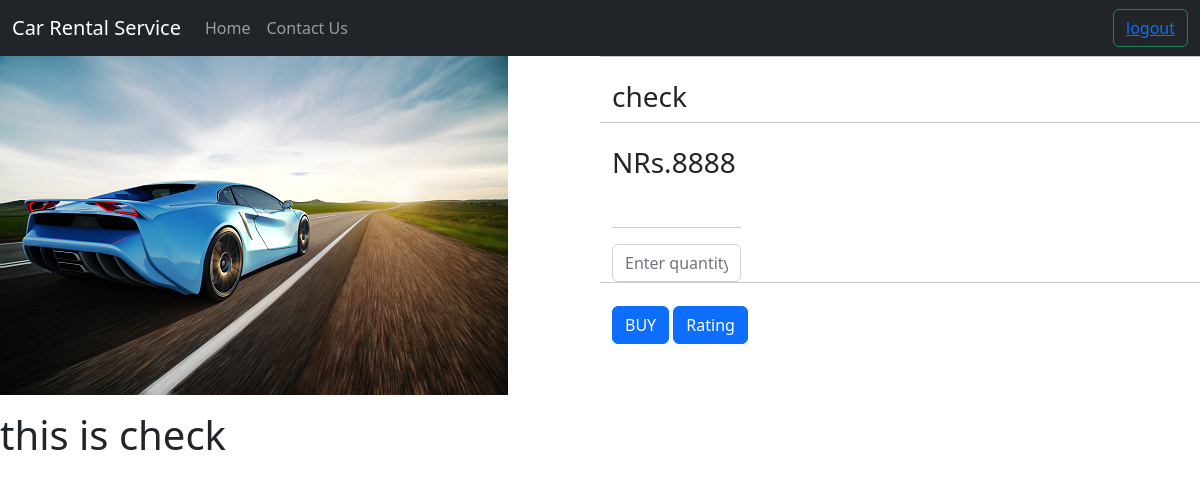
Screenshot of /view/1 with the database file from the repository.
### rentapp/models.py (models this page shows, shortened)
class car(models.Model):
    name = models.CharField(max_length=70)
    price = models.IntegerField(default=0)
    description = models.CharField(max_length= 300)
    quantity = models.IntegerField(default=0)
    image = models.ImageField(upload_to='static/uploads')

### rentapp/views.py (the view)
# urls.py: path("view/<int:pk>",views.car_view.as_view(),name='view'),
class car_view(View):
    def get(self,request, pk):
        context = {'cars':car.objects.filter(pk=pk)}
        return render(request,'view.html',context)

### templates/view.html (shortened to what this page needs)
{% extends 'base.html' %}
{%  block body %}
{% for car in cars %}
<div class="row">
  <div class="col-6">
      <img src="{{car.image}}" >
  </div>
  <div class="col-6">
      <div class="row">
        <br><hr>
          <h3>{{ car.name }}</h3>
      </div>
      <div class="row">
        <br><hr>
        <h3>NRs.{{ car.price }}</h3>
      </div>
      <div class="row">
        <div class="col-3">
        <br><hr>
        <input type="text" class="form-control"  name ="quantity" placeholder="Enter quantity">
        </div>
      </div>
      <div class="row">
        <br> <hr>
        <div class="cols-4">
          <button type="submit" class="btn btn-primary">BUY</button>
          <button type="submit" class="btn btn-primary">Rating
          </button>
        </div>
      </div>
  </div>
</div>
<div class="row">
  <div class="col-12 my-3">
      <h1>{{car.description}}</h1>
  </div>
</div>
{% endfor %}
{% endblock body %}

### rows the page displays
car: image (picture), name "check", price "8888", description "this is check"
